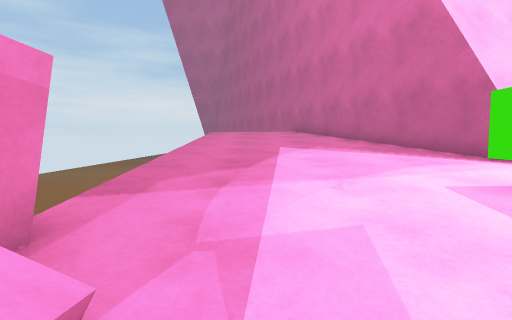
view 1 (above)

17 first-person views from a walk through a 3-D level made in the Unity game engine. The camera is 1.2 m above the floor, tilts 4° down and sees 80° across. The floor is counted in squares, 1 m on a side. Each view is taken from the middle of a square. On the plan, view 1 faces up. The plan holds only what a view shows up to about 13 squares ahead; the rest is blank. The place goes on beyond the plan.

view 2
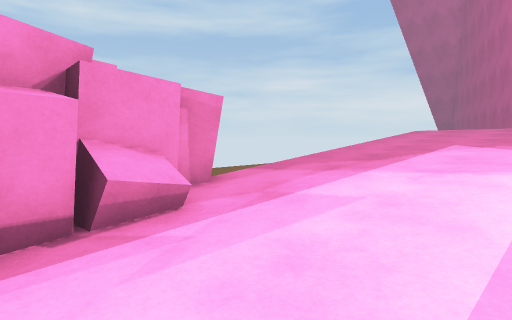

view 3
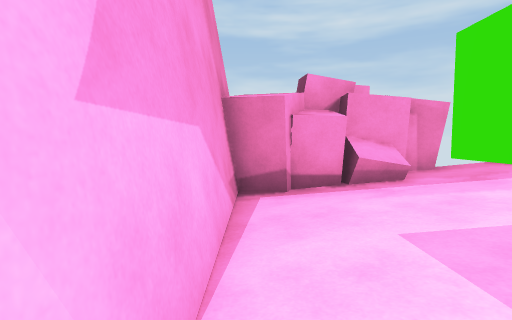

view 4
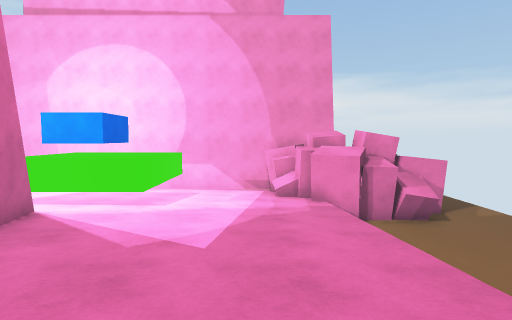

view 5
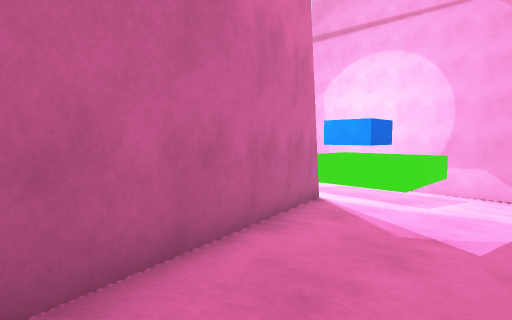

view 6
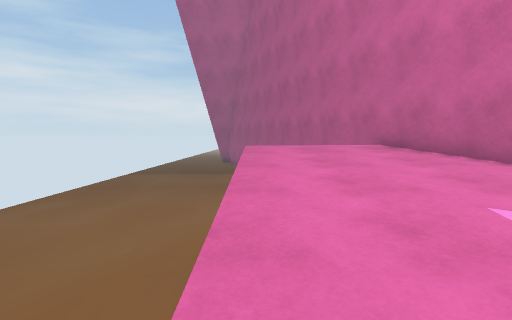

view 7
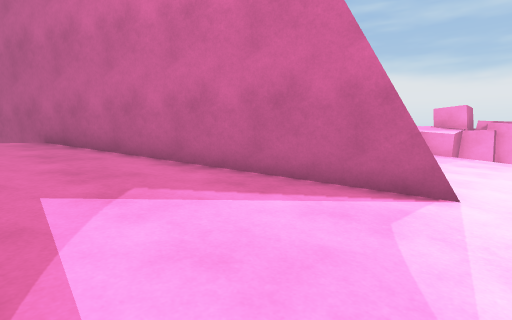

view 8
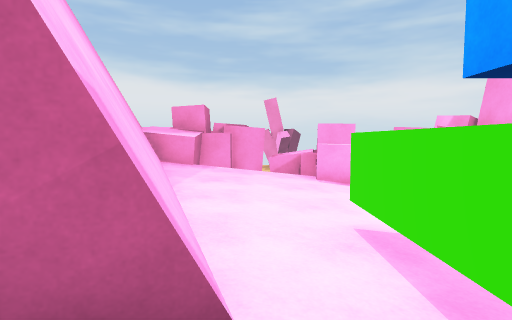

view 9
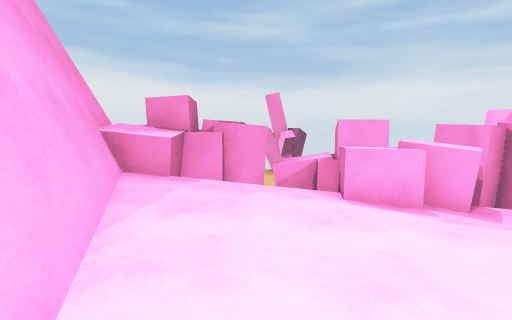

view 10
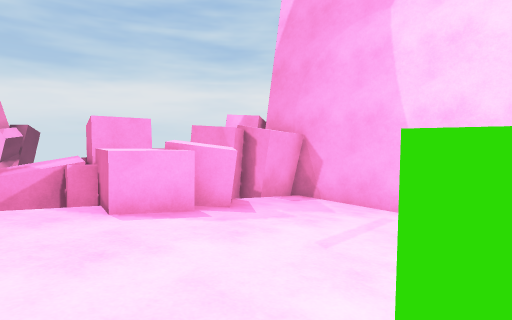

view 11
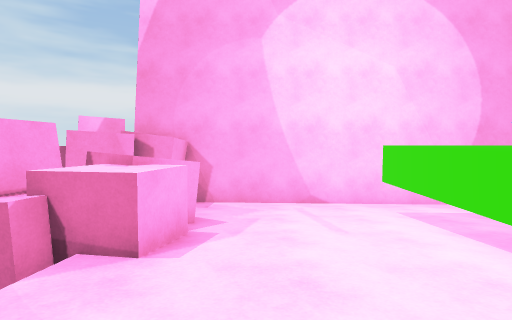

view 12
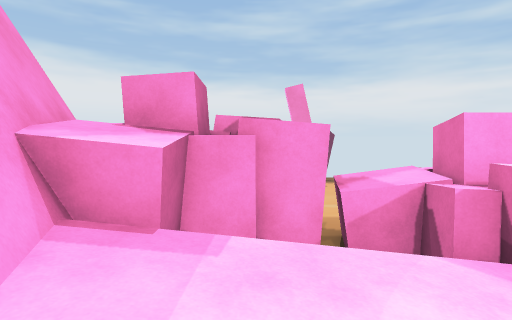

view 13
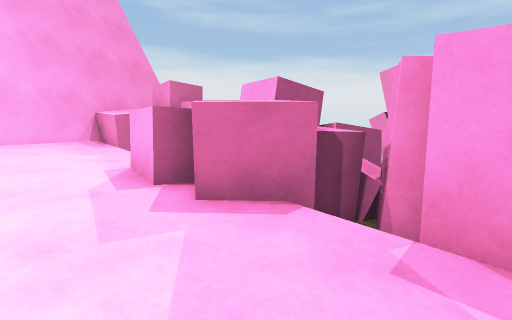

view 14
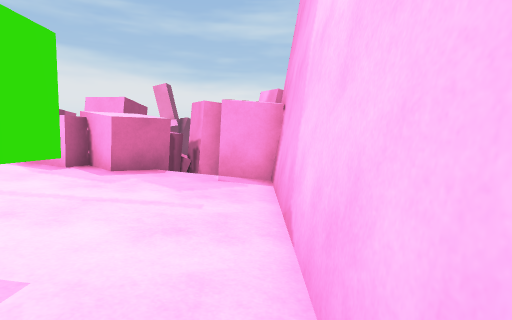

view 15
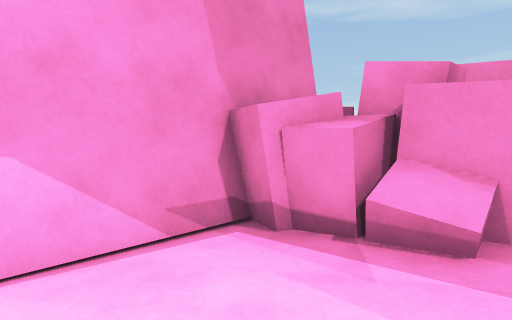

view 16
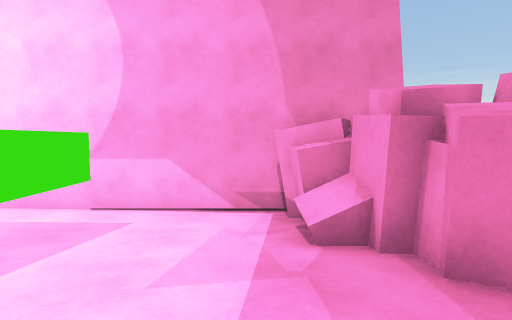

view 17
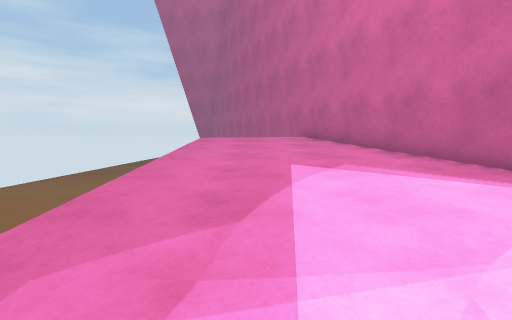

### Floor plan
Key: @ floor where view 1 was taken; # wall or solid block; . main floor; : floor 0.25 m higher than the main floor; - floor 0.25 m lower than the main floor; + floor 0.5 m higher than the main floor; _ floor 0.5 m lower than the main floor; * floor 0.75 m higher than the main floor; < floor 0.75 m lower than the main floor; % floor 1 m higher than the main floor; ( floor 1 m lower than the main floor; / step, stairs or slope; = window, fence, low wall or low ledge; ^ raised ledge; v drop or lower ground; B pink block; O other object.
Columns run from 5 left of view 1 to 18 right of it. Each row starts with its distance up from view 1.
 18 vvv   ##
 17 vvv   v#
 16 vvvvvvv#
 15 vvv%%%%##
 14 vvv****%#
 13 vvv*****##
 12 vvv******#
 11 vvv++++++#          ##OO
 10 vvv++++++##      ####BO
  9 v  :::++++#    ####=BBB
  8 v  :::::::######=+++BBBO
  7 v  ::::::::###/::::: BBB
  6 vv .......:=::::::::  BB
  5 vvv................. BBB
  4 vvB-.....^^#^^.....BBBBB
  3 BBBB-----####^....BBBB B
  2 BBBB-----#####-----BBBBB
  1 B BBB___-^^^^^----BBBBBB
  0    BB@___^^^^^____--(BB
 -1   BBB_______________BBBO
 -2  OOOB<<<<<<<<_______B B
 -3     #################

Where each view was taken, in squares from view 1:
view 1: 0 up, 0 right, facing up
view 2: 1 down, 3 right, facing up-left
view 3: 2 down, 6 right, facing left
view 4: 14 up, 0 right, facing down
view 5: 15 up, 0 right, facing down-right
view 6: 6 up, 2 left, facing up
view 7: 5 up, 0 right, facing up-right
view 8: 6 up, 4 right, facing right
view 9: 6 up, 7 right, facing right
view 10: 6 up, 8 right, facing down-right
view 11: 8 up, 12 right, facing down
view 12: 7 up, 11 right, facing right
view 13: 2 down, 11 right, facing up-right
view 14: 2 down, 6 right, facing right
view 15: 2 up, 3 right, facing down-left
view 16: 6 up, 0 right, facing down
view 17: 3 up, 0 right, facing up
